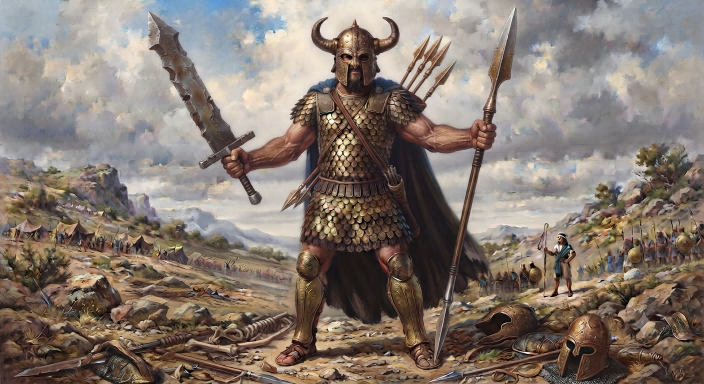
#> input picture scripts/canon/setup/ref-scale-armor.png, 1408 x 768 px (shown at 1/2 size)
$ python make_armor_ref.py
#> lines starting #> are read from the running program, lines starting #| are printed output that depends on the picture
"""사용자 제공 비늘갑옷 참고 이미지에서 **의상 앵커 전용** 레퍼런스를 파생한다 (2026-08-26).

**왜 필요한가.** 원본(`ref-scale-armor.png`, 사용자 제공 — 출처는 SETUP.md)은 비늘갑옷 앵커로는
성공했지만(7회째에 처음 비늘이 나왔다) 두 결함을 함께 실어 왔다:
  ① **창·방패·망토** — 특히 방패는 골리앗의 지물이 아니다(삼상 17:7 「방패 든 자는 앞서 행하더라」).
     지물 제거용 부정어는 이 파이프라인에서 반복적으로 무력했다(표본 5회·시트 4회·앵커 2회 전부 실패,
     PROMPTING.md 8) — 그래서 **부정어가 아니라 레퍼런스 쪽을 손댄다.**
  ② **유화 배경** — 골리앗 표본 ink .4356 ↔ 다윗 표본 .0440으로 화풍이 약 10배 어긋났다.
     배경(하늘·풍경·진영)을 목표 화풍의 미색 종이로 바꿔 그 기여를 없앤다.

**프레이밍은 유지한다 — 자르지 않는다.** IP-Adapter 상류가 `resize(shortest_edge=224)+center_crop(224)`
이므로 레퍼런스의 프레이밍이 산출물로 전이된다(task#319 발견 1). 좁게 자르면 전신이 흉상으로 바뀐
실측이 있다(시도 1). 그래서 캔버스 크기와 인물의 위치·크기를 그대로 두고 **인물 기둥 밖만** 덮는다.

좌표는 격자 오버레이로 눈으로 읽었다(원본 1408x768): 인물 기둥 x 545~880 · 검 x 250~560 ·
창 x 875~1030. 배경색은 다윗 정답지 시트의 종이 여백에서 표본 추출한다(임의 색을 쓰지 않는다).

Usage: VENV .../python make_armor_ref.py   → ref-scale-armor-clean.png
"""
import os
import sys

import numpy as np
from PIL import Image

HERE = os.path.dirname(os.path.abspath(__file__))
SRC = os.path.join(HERE, "ref-scale-armor.png")
DST = os.path.join(HERE, "ref-scale-armor-clean.png")
SHEET = os.path.join(os.path.dirname(HERE), "reference", "sheet-s200.png")
FIGURE_COLUMN = (545, 880)   # 눈으로 읽은 인물 기둥 x 범위(검과 창을 둘 다 벗어난다)


def main():
    if not os.path.exists(SRC):
        sys.exit(f"원본이 없다: {SRC}")
    src = Image.open(SRC).convert("RGB")
    w, h = src.size
#> w = 1408; h = 768

    # 배경색 — 목표 화풍의 종이색을 정답지에서 파생한다(리터럴 색을 쓰지 않는다).
    sheet = np.asarray(Image.open(SHEET).convert("RGB"))
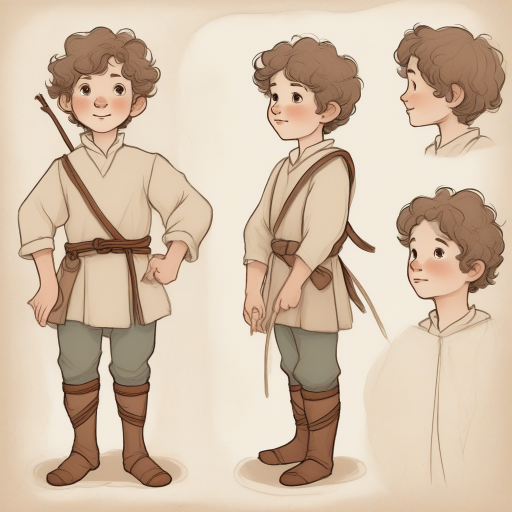
#> input picture scripts/canon/reference/sheet-s200.png, 1024 x 1024 px (shown at 1/2 size)
#> sheet is the input picture: shape (1024, 1024, 3); mean R, G, B 211.2, 190.2, 168.4
    paper = tuple(int(v) for v in np.median(sheet[:40, :40].reshape(-1, 3), axis=0))
#> paper = (223, 200, 173)

    out = Image.new("RGB", (w, h), paper)
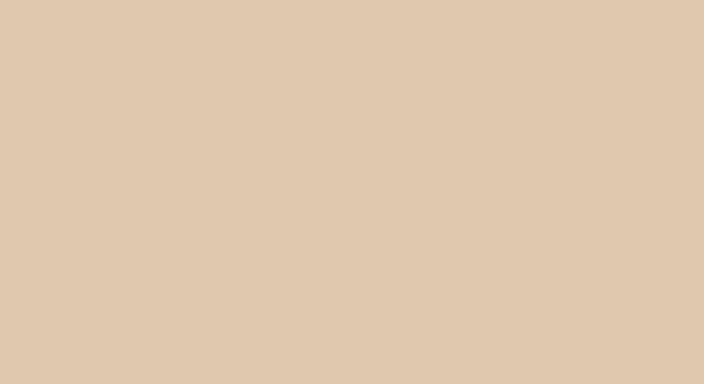
#> out: PIL image 1408x768 RGB (shown at 1/2 size); mean R, G, B 223, 200, 173
    x0, x1 = FIGURE_COLUMN
    out.paste(src.crop((x0, 0, x1, h)), (x0, 0))
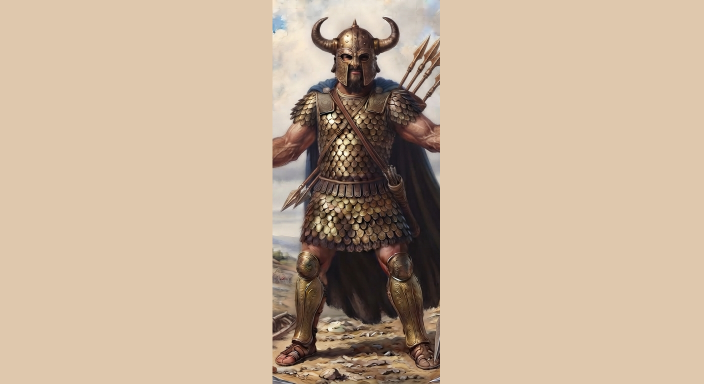
#> out: PIL image 1408x768 RGB (shown at 1/2 size); mean R, G, B 198.7, 177, 153.8
    out.save(DST)

    col = (x1 - x0) / w
#> col = 0.238
    print(f"종이색(정답지 파생) = {paper}")
#| 종이색(정답지 파생) = (223, 200, 173)
    print(f"인물 기둥 x {x0}~{x1} ({col:.1%} 폭)만 남기고 나머지를 종이색으로 덮었다")
#| 인물 기둥 x 545~880 (23.8% 폭)만 남기고 나머지를 종이색으로 덮었다
    print(f"캔버스 {w}x{h} 유지 — 프레이밍 전이를 지키기 위해 자르지 않았다")
#| 캔버스 1408x768 유지 — 프레이밍 전이를 지키기 위해 자르지 않았다
    print(f"-> {DST}")
    return 0


if __name__ == "__main__":
    sys.exit(main())
#> (the program exits here)
